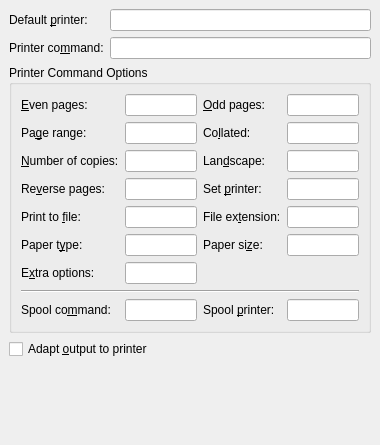
<ui version="4.0" >
 <class>PrefPrinterUi</class>
 <widget class="QWidget" name="PrefPrinterUi" >
  <property name="geometry" >
   <rect>
    <x>0</x>
    <y>0</y>
    <width>380</width>
    <height>445</height>
   </rect>
  </property>
  <property name="windowTitle" >
   <string/>
  </property>
  <layout class="QGridLayout" >
   <property name="margin" >
    <number>9</number>
   </property>
   <property name="spacing" >
    <number>6</number>
   </property>
   <item row="4" column="0" colspan="2" >
    <spacer>
     <property name="orientation" >
      <enum>Qt::Vertical</enum>
     </property>
     <property name="sizeType" >
      <enum>QSizePolicy::Expanding</enum>
     </property>
     <property name="sizeHint" >
      <size>
       <width>323</width>
       <height>41</height>
      </size>
     </property>
    </spacer>
   </item>
   <item row="2" column="0" colspan="2" >
    <widget class="QGroupBox" name="GroupBox1" >
     <property name="title" >
      <string>Printer Command Options</string>
     </property>
     <layout class="QGridLayout" >
      <property name="margin" >
       <number>9</number>
      </property>
      <property name="spacing" >
       <number>6</number>
      </property>
      <item row="5" column="1" >
       <widget class="QLineEdit" name="printerPaperTypeED" >
        <property name="toolTip" >
         <string/>
        </property>
       </widget>
      </item>
      <item row="6" column="1" >
       <widget class="QLineEdit" name="printerExtraED" />
      </item>
      <item row="3" column="3" >
       <widget class="QLineEdit" name="printerToPrinterED" />
      </item>
      <item row="4" column="3" >
       <widget class="QLineEdit" name="printerExtensionED" />
      </item>
      <item row="4" column="2" >
       <widget class="QLabel" name="printerExtensionLA" >
        <property name="toolTip" >
         <string>Extension to be used when printing to file.</string>
        </property>
        <property name="text" >
         <string>File ex&amp;tension:</string>
        </property>
        <property name="buddy" >
         <cstring>printerExtensionED</cstring>
        </property>
       </widget>
      </item>
      <item row="4" column="1" >
       <widget class="QLineEdit" name="printerToFileED" />
      </item>
      <item row="4" column="0" >
       <widget class="QLabel" name="printerToFileLA" >
        <property name="toolTip" >
         <string>Option used to print to a file.</string>
        </property>
        <property name="text" >
         <string>Print to &amp;file:</string>
        </property>
        <property name="buddy" >
         <cstring>printerToFileED</cstring>
        </property>
       </widget>
      </item>
      <item row="3" column="2" >
       <widget class="QLabel" name="printerToPrinterLA" >
        <property name="toolTip" >
         <string>Option used to print to non-default printer.</string>
        </property>
        <property name="text" >
         <string>Set &amp;printer:</string>
        </property>
        <property name="buddy" >
         <cstring>printerToPrinterED</cstring>
        </property>
       </widget>
      </item>
      <item row="8" column="3" >
       <widget class="QLineEdit" name="printerSpoolPrefixED" />
      </item>
      <item row="8" column="2" >
       <widget class="QLabel" name="printerSpoolPrefixLA" >
        <property name="toolTip" >
         <string>Option used with spool command to set printer.</string>
        </property>
        <property name="text" >
         <string>Spool &amp;printer:</string>
        </property>
        <property name="buddy" >
         <cstring>printerSpoolPrefixED</cstring>
        </property>
       </widget>
      </item>
      <item row="8" column="1" >
       <widget class="QLineEdit" name="printerSpoolCommandED" />
      </item>
      <item row="8" column="0" >
       <widget class="QLabel" name="printerSpoolCommandLA" >
        <property name="toolTip" >
         <string>Setting causes printer command to print to file and then use this actually to print.</string>
        </property>
        <property name="whatsThis" >
         <string/>
        </property>
        <property name="text" >
         <string>Spool co&amp;mmand:</string>
        </property>
        <property name="buddy" >
         <cstring>printerSpoolCommandED</cstring>
        </property>
       </widget>
      </item>
      <item row="7" column="0" colspan="4" >
       <widget class="Line" name="line" >
        <property name="orientation" >
         <enum>Qt::Horizontal</enum>
        </property>
       </widget>
      </item>
      <item row="3" column="0" >
       <widget class="QLabel" name="printerReverseLA" >
        <property name="toolTip" >
         <string>Option used to reverse page order.</string>
        </property>
        <property name="text" >
         <string>Re&amp;verse pages:</string>
        </property>
        <property name="buddy" >
         <cstring>printerReverseED</cstring>
        </property>
       </widget>
      </item>
      <item row="3" column="1" >
       <widget class="QLineEdit" name="printerReverseED" />
      </item>
      <item row="2" column="2" >
       <widget class="QLabel" name="printerLandscapeLA" >
        <property name="text" >
         <string>Lan&amp;dscape:</string>
        </property>
        <property name="buddy" >
         <cstring>printerLandscapeED</cstring>
        </property>
       </widget>
      </item>
      <item row="2" column="3" >
       <widget class="QLineEdit" name="printerLandscapeED" />
      </item>
      <item row="2" column="0" >
       <widget class="QLabel" name="printerCopiesLA" >
        <property name="text" >
         <string>&amp;Number of copies:</string>
        </property>
        <property name="buddy" >
         <cstring>printerCopiesED</cstring>
        </property>
       </widget>
      </item>
      <item row="2" column="1" >
       <widget class="QLineEdit" name="printerCopiesED" >
        <property name="toolTip" >
         <string>Option used to set number of copies.</string>
        </property>
       </widget>
      </item>
      <item row="1" column="1" >
       <widget class="QLineEdit" name="printerPageRangeED" >
        <property name="toolTip" >
         <string>Option used to print a range of pages.</string>
        </property>
       </widget>
      </item>
      <item row="1" column="2" >
       <widget class="QLabel" name="printerCollatedLA" >
        <property name="text" >
         <string>Co&amp;llated:</string>
        </property>
        <property name="buddy" >
         <cstring>printerCollatedED</cstring>
        </property>
       </widget>
      </item>
      <item row="1" column="0" >
       <widget class="QLabel" name="printerPageRangeLA" >
        <property name="text" >
         <string>Pa&amp;ge range:</string>
        </property>
        <property name="buddy" >
         <cstring>printerPageRangeED</cstring>
        </property>
       </widget>
      </item>
      <item row="1" column="3" >
       <widget class="QLineEdit" name="printerCollatedED" >
        <property name="toolTip" >
         <string>Option used to collate multiple copies.</string>
        </property>
       </widget>
      </item>
      <item row="0" column="2" >
       <widget class="QLabel" name="printerOddLA" >
        <property name="text" >
         <string>&amp;Odd pages:</string>
        </property>
        <property name="buddy" >
         <cstring>printerOddED</cstring>
        </property>
       </widget>
      </item>
      <item row="0" column="3" >
       <widget class="QLineEdit" name="printerOddED" />
      </item>
      <item row="0" column="0" >
       <widget class="QLabel" name="printerEvenLA" >
        <property name="text" >
         <string>&amp;Even pages:</string>
        </property>
        <property name="buddy" >
         <cstring>printerEvenED</cstring>
        </property>
       </widget>
      </item>
      <item row="5" column="0" >
       <widget class="QLabel" name="printerPaperTypeLA" >
        <property name="text" >
         <string>Paper t&amp;ype:</string>
        </property>
        <property name="buddy" >
         <cstring>printerPaperTypeED</cstring>
        </property>
       </widget>
      </item>
      <item row="5" column="2" >
       <widget class="QLabel" name="printerPaperSizeLA" >
        <property name="text" >
         <string>Paper si&amp;ze:</string>
        </property>
        <property name="buddy" >
         <cstring>printerPaperSizeED</cstring>
        </property>
       </widget>
      </item>
      <item row="5" column="3" >
       <widget class="QLineEdit" name="printerPaperSizeED" />
      </item>
      <item row="6" column="0" >
       <widget class="QLabel" name="printerExtraLA" >
        <property name="toolTip" >
         <string>Any other options you'd like to use with the printer command.</string>
        </property>
        <property name="text" >
         <string>E&amp;xtra options:</string>
        </property>
        <property name="buddy" >
         <cstring>printerExtraED</cstring>
        </property>
       </widget>
      </item>
      <item row="0" column="1" >
       <widget class="QLineEdit" name="printerEvenED" />
      </item>
     </layout>
    </widget>
   </item>
   <item row="3" column="0" colspan="2" >
    <widget class="QCheckBox" name="printerAdaptCB" >
     <property name="toolTip" >
      <string>Customizes output to a given printer. Expert option.</string>
     </property>
     <property name="whatsThis" >
      <string>Normally, this needs to be checked only if you are using dvips as your printer command and you have config.&lt;printer> files installed for all your printers.</string>
     </property>
     <property name="text" >
      <string>Adapt &amp;output to printer</string>
     </property>
    </widget>
   </item>
   <item row="0" column="1" >
    <widget class="QLineEdit" name="printerNameED" >
     <property name="toolTip" >
      <string>Name of the default printer</string>
     </property>
    </widget>
   </item>
   <item row="0" column="0" >
    <widget class="QLabel" name="printerNameLA" >
     <property name="text" >
      <string>Default &amp;printer:</string>
     </property>
     <property name="buddy" >
      <cstring>printerNameED</cstring>
     </property>
    </widget>
   </item>
   <item row="1" column="1" >
    <widget class="QLineEdit" name="printerCommandED" />
   </item>
   <item row="1" column="0" >
    <widget class="QLabel" name="printerCommandLA" >
     <property name="text" >
      <string>Printer co&amp;mmand:</string>
     </property>
     <property name="buddy" >
      <cstring>printerCommandED</cstring>
     </property>
    </widget>
   </item>
  </layout>
 </widget>
 <tabstops>
  <tabstop>printerNameED</tabstop>
  <tabstop>printerCommandED</tabstop>
  <tabstop>printerEvenED</tabstop>
  <tabstop>printerOddED</tabstop>
  <tabstop>printerPageRangeED</tabstop>
  <tabstop>printerCollatedED</tabstop>
  <tabstop>printerCopiesED</tabstop>
  <tabstop>printerLandscapeED</tabstop>
  <tabstop>printerReverseED</tabstop>
  <tabstop>printerToPrinterED</tabstop>
  <tabstop>printerToFileED</tabstop>
  <tabstop>printerExtensionED</tabstop>
  <tabstop>printerPaperTypeED</tabstop>
  <tabstop>printerPaperSizeED</tabstop>
  <tabstop>printerExtraED</tabstop>
  <tabstop>printerSpoolCommandED</tabstop>
  <tabstop>printerSpoolPrefixED</tabstop>
  <tabstop>printerAdaptCB</tabstop>
 </tabstops>
 <includes>
  <include location="local" >qt_i18n.h</include>
 </includes>
 <resources/>
 <connections/>
</ui>
